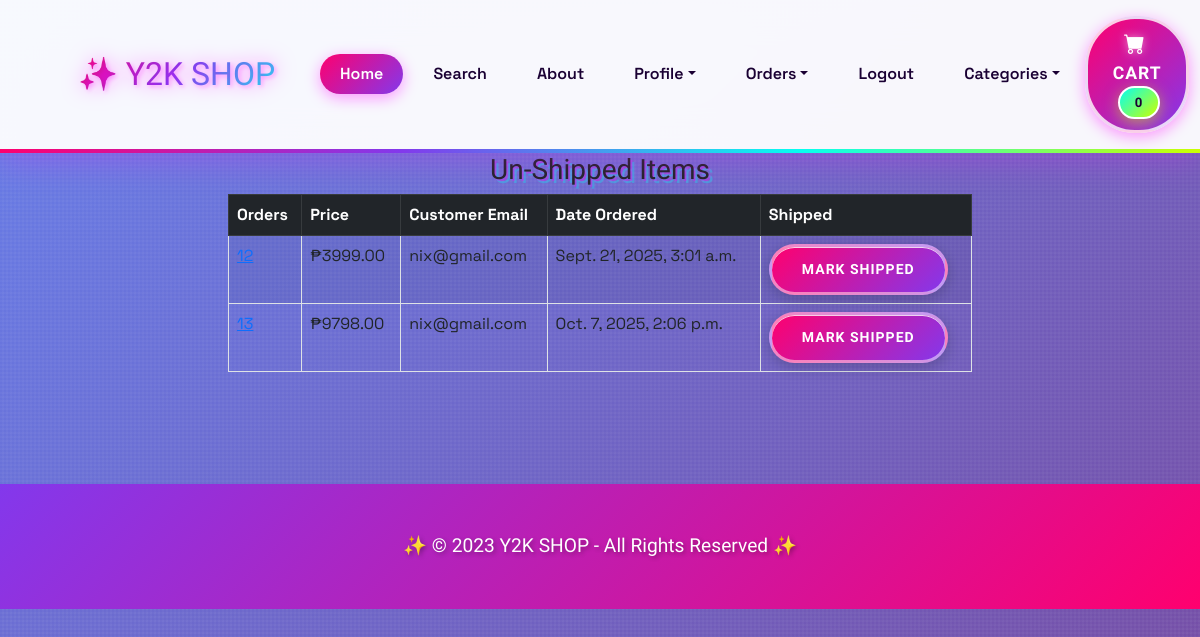
Page /payment/not_shipped_dash (signed in) on the earlier database version.
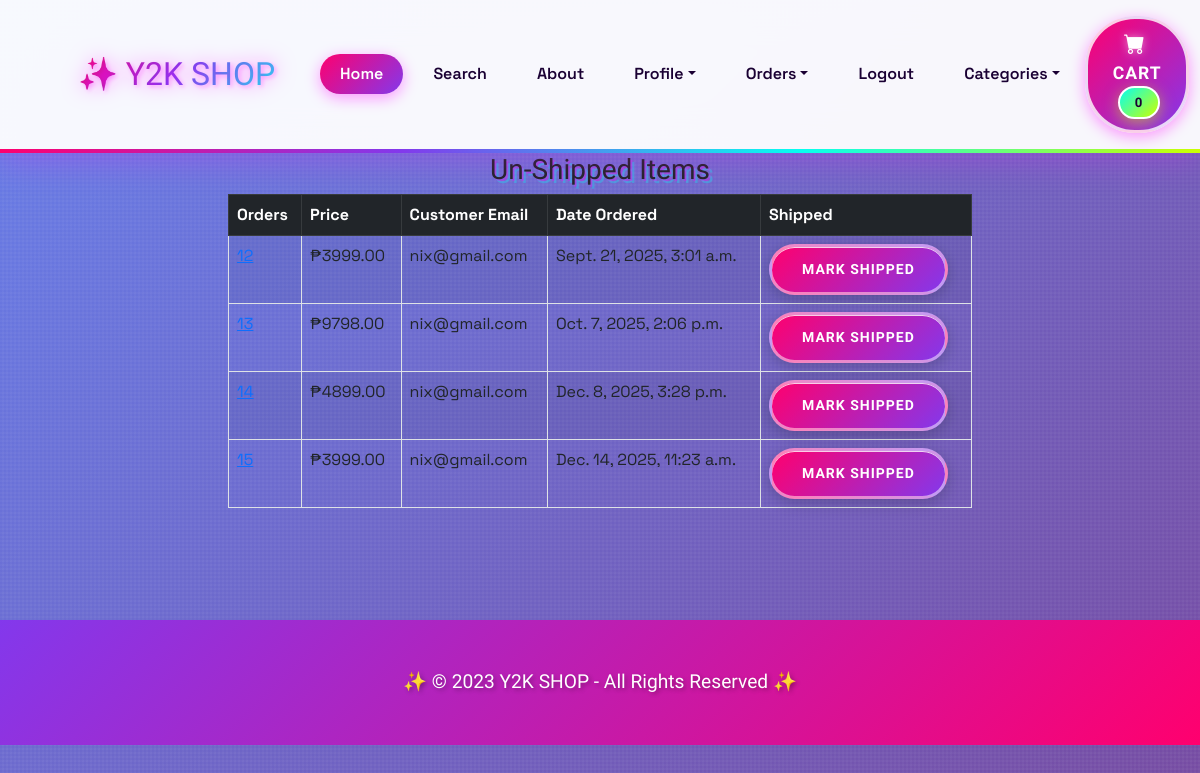
Same page on the later database version.
### payment/models.py (models this page shows, shortened)
class Order(models.Model):
     user = models.ForeignKey(User, on_delete=models.CASCADE, null=True, blank=True)
     full_name = models.CharField(max_length=250)
     email = models.CharField(max_length=250)
     shipping_address = models.TextField(max_length=15000)
     amount_paid = models.DecimalField(max_digits=7, decimal_places=2)
     date_ordered = models.DateTimeField(auto_now_add = True)
     shipped = models.BooleanField(default = False)
     date_shipped = models.DateField(blank = True, null = True)

### payment/views.py (the view, shortened to what this page needs)
# urls.py: path('not_shipped_dash', views.not_shipped_dash, name = 'not_shipped_dash'),
def not_shipped_dash(request):
    if request.user.is_authenticated and request.user.is_superuser:
         orders = Order.objects.filter(shipped = False)
         return render(request, "payment/not_shipped_dash.html", {"orders": orders})
    else:
        messages.success(request, "Access Denied")
        return redirect('home')

### cart/cart.py (called while the page is built)
    def __len__(self):
        return len(self.cart)

### cart/content_processors.py (called while the page is built)
def cart (request):
    return {'cart': Cart(request)}

### payment/templates/payment/not_shipped_dash.html (shortened to what this page needs)
{% extends 'base.html' %}
{% block content %}
        <div class="container">
            <div class="row">
                <center>
                    <div class="col-8">
                        <h3>Un-Shipped Items</h3>
                            <table class="table table-striped table-hover table-bordered">
                            <thead class="table-dark">
                                <tr>
                                <th scope="col">Orders</th>
                                <th scope="col">Price</th>
                                <th scope="col">Customer Email</th>
                                <th scope="col">Date Ordered</th>
                                <th scope="col">Shipped</th>
                                </tr>
                            </thead>
                            <tbody>
                                 {% for item in orders %}
                                <tr>
                                <td><a href="{% url 'orders' item.id %}">{{ item.id }}</a></td>
                                <td>₱{{ item.amount_paid }}</td>
                                <td>{{ item.email }}</td>
                                <td>{{ item.date_ordered }}</td>
                                <td>
                                <form action="" method="POST">
                                <button type="submit" class="btn btn-success btn-sm">Mark shipped</button>
                                </td>
                                </tr>
                                {% endfor %}
                            </tbody>
                            </table>
                        <br><br>
                        <br><br>
                    </div>
                </center>
            </div>
        </div>
{% endblock %}

### store/templates/base.html (shortened to what this page needs)
{% load static %}
<!DOCTYPE html>
<html lang="en">
    <head>
        <link href="https://cdn.jsdelivr.net/npm/bootstrap-icons@1.5.0/font/bootstrap-icons.css" rel="stylesheet" />
        <link href="{% static 'css/styles.css' %}" rel="stylesheet" />
    </head>
    <body>
       {% include 'navbar.html' %}
       {% block content %}
       {% endblock %}
        <footer class="py-5" style="background: linear-gradient(135deg, var(--y2k-purple), var(--y2k-pink)); position: relative; z-index: 2;">
            <div class="container">
                <p class="m-0 text-center text-white" style="font-family: 'Righteous', cursive; font-size: 1.2rem; text-shadow: 2px 2px 4px rgba(0,0,0,0.3);">
                    ✨ © 2023 Y2K SHOP - All Rights Reserved ✨
                </p>
            </div>
        </footer>
    </body>
</html>

### store/templates/navbar.html (shortened to what this page needs)
<nav class="navbar navbar-expand-lg navbar-light y2k-navbar">
    <div class="container px-4 px-lg-5">
        <a class="navbar-brand" href="{% url 'home' %}">✨ Y2K SHOP</a>
        <div class="collapse navbar-collapse" id="navbarSupportedContent">
            <ul class="navbar-nav me-auto mb-2 mb-lg-0 ms-lg-4">
                <li class="nav-item"><a class="nav-link active" aria-current="page" href="{% url 'home' %}">Home</a></li>
                <li class="nav-item"><a class="nav-link" aria-current="page" href="{% url 'search' %}">Search</a></li>
                <li class="nav-item"><a class="nav-link" href="{% url 'about' %}">About</a></li>
                {% if user.is_authenticated %}
                <li class="nav-item dropdown">
                    <a class="nav-link dropdown-toggle" id="navbarDropdown" href="#" role="button" data-bs-toggle="dropdown" aria-expanded="false">Profile</a>
                </li>
                {% if user.is_superuser %}
                <li class="nav-item dropdown">
                    <a class="nav-link dropdown-toggle" id="navbarDropdown" href="#" role="button" data-bs-toggle="dropdown" aria-expanded="false">Orders</a>
                </li>
                {% endif %}
                <li class="nav-item"><a class="nav-link" href="{% url 'logout' %}">Logout</a></li>
                {% else %}
                <li class="nav-item"><a class="nav-link" href="{% url 'login' %}">Login</a></li>
                <li class="nav-item"><a class="nav-link" href="{% url 'register' %}">Register</a></li>
                {% endif %}
                <li class="nav-item dropdown">
                    <a class="nav-link dropdown-toggle" id="navbarDropdown" href="#" role="button" data-bs-toggle="dropdown" aria-expanded="false">Categories</a>
                </li>
            </ul>
            <form class="d-flex">
                <a href="{% url 'cart_summary' %}" class="btn btn-outline-dark">
                    <i class="bi-cart-fill me-1"></i>
                    Cart
                    <span class="badge bg-dark text-white ms-1 rounded-pill" id="cart_quantity">{{ cart|length }}</span>
                </a>
            </form>
        </div>
    </div>
</nav>

### store/templates/base.html (style rules this page uses)
:root { --y2k-pink: #FF006E; --y2k-purple: #8338EC; --y2k-blue: #3A86FF; --y2k-cyan: #06FFF0; --y2k-lime: #CCFF00; --y2k-orange: #FB5607; --y2k-dark: #1a0033; --y2k-light: #FFF5F8; }
* { margin: 0; padding: 0; box-sizing: border-box; }
body { font-family: 'Space Grotesk', sans-serif; background: linear-gradient(135deg, #667eea 0%, #764ba2 25%, #f093fb 50%, #4facfe 75%, #00f2fe 100%); background-size: 400% 400%; animation: gradientShift 15s ease infinite; min-height: 100vh; position: relative; }
body::before { content: ''; position: fixed; top: 0; left: 0; right: 0; bottom: 0; background-image: repeating-linear-gradient(0deg, transparent, transparent 2px, rgba(255, 255, 255, 0.03) 2px, rgba(255, 255, 255, 0.03) 4px), repeating-linear-gradient(90deg, transparent, transparent 2px, rgba(255, 255, 255, 0.03) 2px, rgba(255, 255, 255, 0.03) 4px); pointer-events: none; z-index: 1; }
.container, .row, .col, [class*="col-"] { position: relative; z-index: 2; }
.btn { font-family: 'Righteous', cursive; font-weight: 700; padding: 12px 30px; border-radius: 50px; border: 3px solid rgba(255, 255, 255, 0.8); text-transform: uppercase; letter-spacing: 1px; position: relative; overflow: hidden; transition: all 0.4s cubic-bezier(0.175, 0.885, 0.32, 1.275); box-shadow: 0 4px 15px rgba(0, 0, 0, 0.2), inset 0 1px 0 rgba(255, 255, 255, 0.8); }
.btn-success, .btn-outline-dark { background: linear-gradient(135deg, var(--y2k-pink), var(--y2k-purple)) !important; color: white !important; border-color: rgba(255, 255, 255, 0.5) !important; }
.badge { font-family: 'Righteous', cursive; background: linear-gradient(135deg, var(--y2k-lime), var(--y2k-cyan)) !important; color: var(--y2k-dark) !important; padding: 8px 15px; border-radius: 20px; border: 2px solid white; box-shadow: 0 4px 15px rgba(204, 255, 0, 0.5); animation: pulse 2s infinite; }
h1, h2, h3, h4, h5, h6 { font-family: 'Righteous', cursive; text-shadow: 2px 2px 0px rgba(255, 0, 255, 0.3), 4px 4px 0px rgba(0, 255, 255, 0.3); }

### store/templates/navbar.html (style rules this page uses)
.y2k-navbar { background: rgba(255, 255, 255, 0.95) !important; backdrop-filter: blur(20px); border-bottom: 4px solid transparent; border-image: linear-gradient(90deg, var(--y2k-pink), var(--y2k-purple), var(--y2k-cyan), var(--y2k-lime)) 1; box-shadow: 0 8px 32px rgba(255, 0, 255, 0.2); padding: 1rem 0; position: relative; z-index: 1000; }
.navbar-brand { font-family: 'Righteous', cursive !important; font-size: 2rem !important; background: linear-gradient(135deg, var(--y2k-pink), var(--y2k-purple), var(--y2k-cyan)); -webkit-background-clip: text; -webkit-text-fill-color: transparent; background-clip: text; text-shadow: 2px 2px 4px rgba(255, 0, 255, 0.3); filter: drop-shadow(0 0 10px rgba(255, 0, 255, 0.5)); transition: all 0.3s; }
.nav-link { font-weight: 600 !important; color: var(--y2k-dark) !important; margin: 0 5px; padding: 8px 20px !important; border-radius: 20px; transition: all 0.3s; position: relative; }
.nav-link.active { background: linear-gradient(135deg, var(--y2k-pink), var(--y2k-purple)); color: white !important; box-shadow: 0 4px 15px rgba(255, 0, 255, 0.4); }
.btn-outline-dark { font-family: 'Righteous', cursive !important; background: linear-gradient(135deg, var(--y2k-pink), var(--y2k-purple)) !important; color: white !important; border: 3px solid rgba(255, 255, 255, 0.8) !important; border-radius: 50px !important; padding: 10px 25px !important; font-size: 1.1rem; box-shadow: 0 4px 15px rgba(255, 0, 255, 0.4); transition: all 0.3s; }
.badge.bg-dark { background: linear-gradient(135deg, var(--y2k-cyan), var(--y2k-lime)) !important; color: var(--y2k-dark) !important; border: 2px solid white; font-family: 'Righteous', cursive; animation: pulse 2s infinite; }
.bi-cart-fill { font-size: 1.3rem; filter: drop-shadow(0 0 5px rgba(255, 255, 255, 0.5)); }

Differences in the rows shown:
added Order: id "14", amount_paid "4899.00", email "nix@gmail.com", date_ordered "Dec. 8, 2025, 3:28 p.m."
added Order: id "15", amount_paid "3999.00", email "nix@gmail.com", date_ordered "Dec. 14, 2025, 11:23 a.m."
